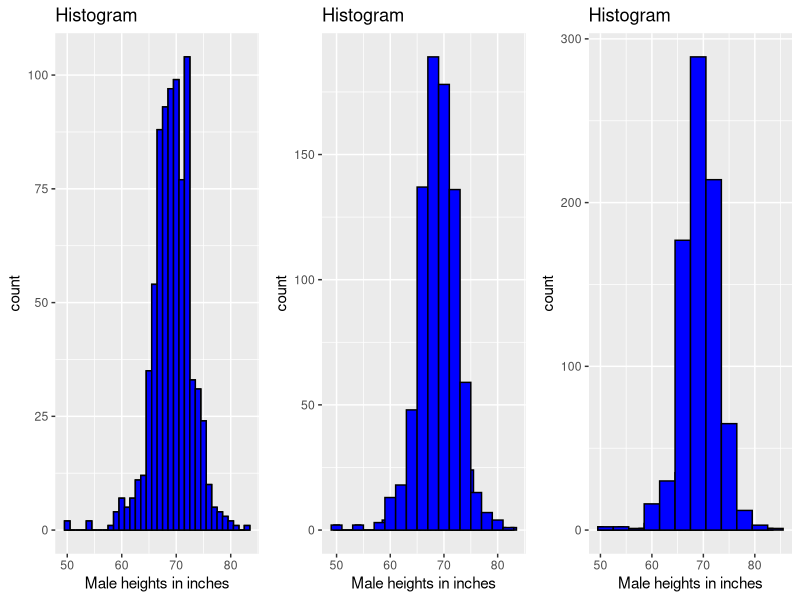
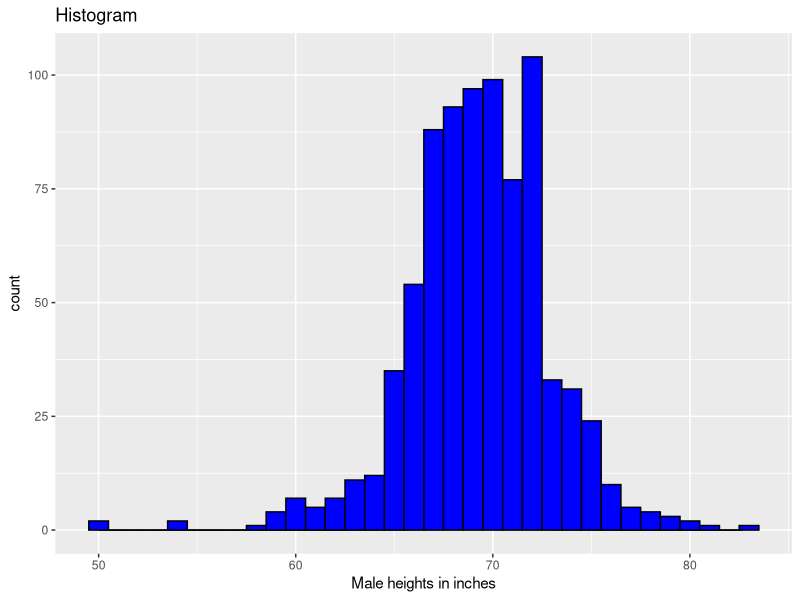

Source code (R) for these figures, in order:
library(tidyverse)
library(dslabs)

data("heights")

h <- heights %>%
  filter(sex=='Male') %>%
  ggplot(aes(x=height))

h <- h + geom_density(fill='blue')

h <- h + geom_histogram(binwidth = 1,fill='blue',col='black') +
   xlab('Male heights in inches') +
   ggtitle('Histogram')

params <- heights %>% 
  filter(sex == 'Male') %>%
  summarize(mean = mean(height),sd = sd(height))


# h <- heights %>%
#   filter(sex=='Male') %>%
#   ggplot(aes(sample=scale(height)))
# h <- h + geom_qq() +                           #use dparams = paramas if data
#   geom_abline()                                #not scaled

h1 <- h + geom_histogram(binwidth = 1,fill='blue',col='black')
h2 <- h + geom_histogram(binwidth = 2,fill='blue',col='black')
h3 <- h + geom_histogram(binwidth = 3,fill='blue',col='black')
library(gridExtra)
grid.arrange(h1,h2,h3,ncol=3)
print(h)
